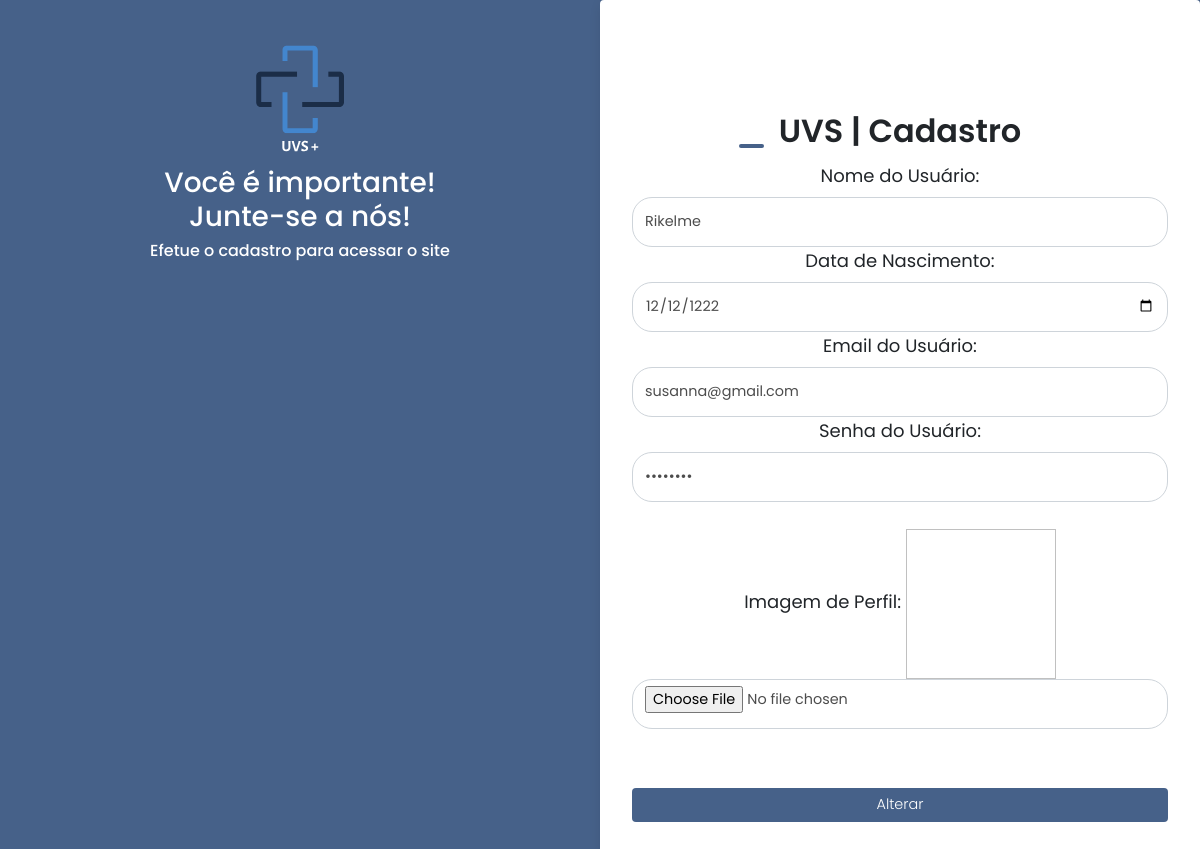
The app's page /PHP/edit.php?id=27 with its own data.
### tables this page shows
CREATE TABLE `tbubs` (
  `email` varchar(50) NOT NULL,
  `senha` varchar(50) NOT NULL,
  `nome` varchar(20) NOT NULL,
  `data` date DEFAULT NULL,
  `id` int(100) NOT NULL,
  `caminho` varchar(100) DEFAULT NULL,
  `imagem` varchar(100) DEFAULT NULL
);

### PHP/edit.php (the view, shortened to what this page needs)
<?php
    include_once('../banco/dbconnect.php');
    if(!empty($_GET['id']))
    {
        $id = $_GET['id'];
        $sqlSelect = "SELECT *  FROM tbubs WHERE id=$id";
        $result = $conexao->query($sqlSelect);
    if($result->num_rows > 0){
          while($user_data = mysqli_fetch_assoc($result)) {
           $email = $user_data['email'];
           $nome = $user_data['nome'];
           $data = $user_data['data'];
           $senha = $user_data['senha'];
        }
    }
    }else{
        header('Location:../pages/usuarios.php');
    }
?>
<!DOCTYPE html>
<html lang="pt-br">
<head>
    <link rel="stylesheet" href="https://stackpath.bootstrapcdn.com/bootstrap/4.1.3/css/bootstrap.min.css">
    <link rel="stylesheet" href="../CSS/login.css">
</head>
<body>
  <div class="login1">
  <img id="imagem1" src="../IMAGENS/UVS +.svg" width="70%" ></img>
     <h3>Você é importante!<br>
         Junte-se a nós!
     <h3>
     <p>Efetue o cadastro para acessar o site</p>
   </div>
    <main class="container">
        <h2>UVS | Cadastro</h2>
        <form name="form1" method="post" action="saveEdit.php" onsubmit="return valida_form()">
        <div class="input-field">
                <label>Nome do Usuário:</label>
                <input class="form-control" type="text" name="nome" id="nome"
                    placeholder="insira o nome" value=<?php echo $nome; ?>>
                <label>Data de Nascimento:</label>
                <input class="form-control" type="date" name="data" id="data"
                    placeholder="Insira a data" value=<?php echo $data; ?>>
                <label>Email do Usuário:</label>
                <input class="form-control" type="text" name="email" id="email"
                    placeholder="insira o email" value=<?php echo $email; ?>>
                <label>Senha do Usuário:</label>
                <input class="form-control" type="password" name="senha" id="senha"
                    placeholder="insira a senha" value=<?php echo $senha; ?>><br>
                    <label class="labtext">Imagem de Perfil:</label>
               <img  name="perfiluser" style="width: 150px; height: 150px">
               <input class="form-control" type="file" name="imagem" id="imagem" onchange="previewImagem()" required><br>
            </div>
            <input type="submit" value="Alterar" name="alterar" >
        </form>
    </main>
</body>
</html>

### CSS/login.css (style rules this page uses)
* { margin: 0; border: 0; padding: 0; box-sizing: border-box; font-family: "Poppins", sans-serif; }
body { background: #466189; }
#imagem1 { top: 3%; margin: 0 auto; height: 25%; width: 25%; }
h3 { color: white; }
p { font-size: medium; }
.login1 { width: 50%; min-height: 100VH; padding: 2rem; float: left; text-align: center; }
.container { background: white; width: 50%; min-height: 100VH; padding: 2rem; box-shadow: 5px 5px 15px rgba(0, 0, 0, 0.2); border-radius: 4px; margin-left: 50%; text-align: center; }
main h2 { font-weight: 600; position: relative; margin-top: 15%; }
main h2::before { content: ''; position: absolute; height: 4px; width: 25px; bottom: 3px; left: 20%; border-radius: 8px; background: #466189; }
form { display: flex; flex-direction: column; margin-top: 2%; font-size: large; }
.input-field input { outline: none; font-size: 0.9rem; color: rgba(0, 0, 0, 0.7); width: 100%; height: 50px; background-color: rgb(255, 255, 255); border-radius: 20px; }
.labtext { right: 10% }
.input-field input::placeholder { color: rgba(0, 0, 0, 0.5); }
form input[type="submit"] { margin-top: 2rem; padding: 0.4rem; width: 100%; background: #466189; cursor: pointer; color: white; font-size: 0.9rem; font-weight: 300; border-radius: 4px; transition: all 0.3s ease; }

### records on screen
tbubs: nome "Rikelme", data "12/12/1222", email "susanna@gmail.com"
